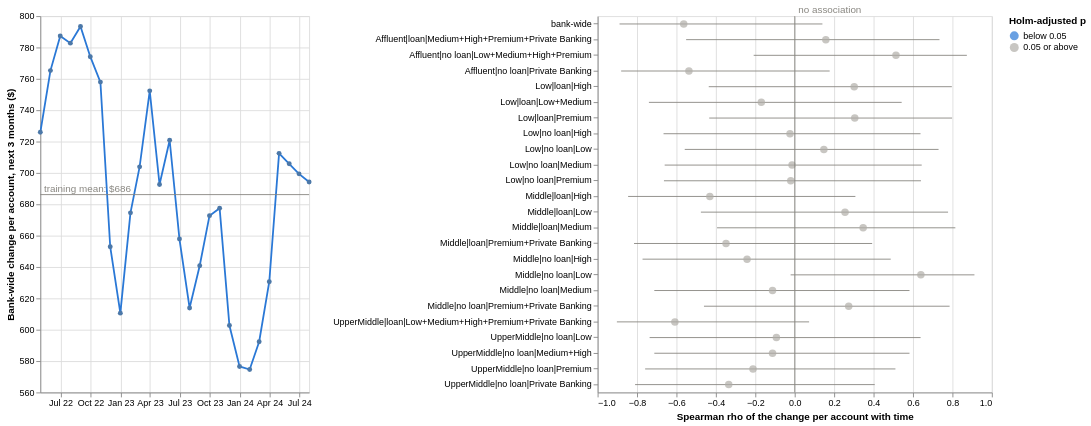

The code cell stored with this chart in its notebook:
### Code cell
# Left: the bank-wide change per account at each training cut-off against its training mean.
# Right: each segment's trend over the cut-offs, with the bank-wide trend first.
shown = bank.rename("per_account").reset_index()
y_title = f"Bank-wide change per account, next {HORIZON} months ($)"
line = (
    alt.Chart(shown)
    .mark_line(color="#2a78d6", strokeWidth=2, point=True)
    .encode(
        x=alt.X("cutoff_date:T", title=None, axis=alt.Axis(format="%b %y")),
        y=alt.Y("per_account:Q", title=y_title, scale=alt.Scale(zero=False)),
        tooltip=[
            alt.Tooltip("cutoff_date:T", format="%Y-%m"),
            alt.Tooltip("per_account:Q", format=".0f"),
        ],
    )
)
mean_line = pd.DataFrame({"y": [mean_rate], "label": [f"training mean: ${mean_rate:.0f}"]})
rule = alt.Chart(mean_line).mark_rule(color="#898781").encode(y="y:Q")
label = (
    alt.Chart(mean_line)
    .mark_text(align="left", dy=-6, color="#898781")
    .encode(y="y:Q", x=alt.value(4), text="label:N")
)
over_time = (line + rule + label).properties(width=300, height=420)
trends = interval_dots(stability, "Spearman rho of the change per account with time", 420)
alt.hconcat(over_time, trends)

### Figure 1 — Vega-Lite specification as saved in the notebook (floating-point values rounded to 4 significant figures)
{"config": {"view": {"continuousWidth": 300, "continuousHeight": 300}}, "hconcat": [{"layer": [{"data": {"name": "data-8cc907e0443f4924fe57723b309a47b6"}, "mark": {"type": "line", "color": "#2a78d6", "point": true, "strokeWidth": 2}, "encoding": {"tooltip": [{"field": "cutoff_date", "format": "%Y-%m", "type": "temporal"}, {"field": "per_account", "format": ".0f", "type": "quantitative"}], "x": {"axis": {"format": "%b %y"}, "field": "cutoff_date", "title": null, "type": "temporal"}, "y": {"field": "per_account", "scale": {"zero": false}, "title": "Bank-wide change per account, next 3 months ($)", "type": "quantitative"}}}, {"data": {"name": "data-cf07ae39c8fecc3be931f6ac3e3b2575"}, "mark": {"type": "rule", "color": "#898781"}, "encoding": {"y": {"field": "y", "type": "quantitative"}}}, {"data": {"name": "data-cf07ae39c8fecc3be931f6ac3e3b2575"}, "mark": {"type": "text", "align": "left", "color": "#898781", "dy": -6}, "encoding": {"text": {"field": "label", "type": "nominal"}, "x": {"value": 4}, "y": {"field": "y", "type": "quantitative"}}}], "height": 420, "width": 300}, {"layer": [{"mark": {"type": "rule", "color": "#898781"}, "encoding": {"x": {"field": "ci_low", "scale": {"domain": [-1, 1]}, "title": "Spearman rho of the change per account with time", "type": "quantitative"}, "x2": {"field": "ci_high"}, "y": {"axis": {"labelLimit": 320}, "field": "view", "sort": null, "title": null, "type": "nominal"}}}, {"mark": {"type": "point", "filled": true, "size": 70}, "encoding": {"color": {"field": "holm", "scale": {"domain": ["below 0.05", "0.05 or above"], "range": ["#2a78d6", "#b0aea8"]}, "title": "Holm-adjusted p", "type": "nominal"}, "tooltip": [{"field": "view", "type": "nominal"}, {"field": "rho", "format": ".3f", "type": "quantitative"}, {"field": "p_holm", "format": ".2g", "type": "quantitative"}], "x": {"field": "rho", "type": "quantitative"}, "y": {"axis": {"labelLimit": 320}, "field": "view", "sort": null, "title": null, "type": "nominal"}}}, {"layer": [{"mark": {"type": "rule", "color": "#898781"}, "encoding": {"x": {"field": "x", "type": "quantitative"}}}, {"mark": {"type": "text", "align": "left", "color": "#898781", "dx": 4, "dy": -6}, "encoding": {"text": {"field": "label", "type": "nominal"}, "x": {"field": "x", "type": "quantitative"}, "y": {"value": 0}}}], "data": {"name": "data-e2092391fccb650fc18736697036bfe0"}}], "data": {"name": "data-dbc2884aef383cacbeace1a63118620b"}, "height": 420, "width": 440}], "$schema": "https://vega.github.io/schema/vega-lite/v5.20.1.json", "datasets": {"data-8cc907e0443f4924fe57723b309a47b6": [{"cutoff_date": "2022-04-30T00:00:00", "per_account": 725.9}, {"cutoff_date": "2022-05-31T00:00:00", "per_account": 765.3}, {"cutoff_date": "2022-06-30T00:00:00", "per_account": 787.3}, {"cutoff_date": "2022-07-31T00:00:00", "per_account": 782.8}, {"cutoff_date": "2022-08-31T00:00:00", "per_account": 793.4}, {"cutoff_date": "2022-09-30T00:00:00", "per_account": 774.1}, {"cutoff_date": "2022-10-31T00:00:00", "per_account": 757.9}, {"cutoff_date": "2022-11-30T00:00:00", "per_account": 652.9}, {"cutoff_date": "2022-12-31T00:00:00", "per_account": 610.6}, {"cutoff_date": "2023-01-31T00:00:00", "per_account": 674.5}, {"cutoff_date": "2023-02-28T00:00:00", "per_account": 703.9}, {"cutoff_date": "2023-03-31T00:00:00", "per_account": 752.3}, {"cutoff_date": "2023-04-30T00:00:00", "per_account": 692.6}, {"cutoff_date": "2023-05-31T00:00:00", "per_account": 720.8}, {"cutoff_date": "2023-06-30T00:00:00", "per_account": 657.8}, {"cutoff_date": "2023-07-31T00:00:00", "per_account": 613.9}, {"cutoff_date": "2023-08-31T00:00:00", "per_account": 640.8}, {"cutoff_date": "2023-09-30T00:00:00", "per_account": 672.7}, {"cutoff_date": "2023-10-31T00:00:00", "per_account": 677.5}, {"cutoff_date": "2023-11-30T00:00:00", "per_account": 602.7}, {"cutoff_date": "2023-12-31T00:00:00", "per_account": 576.6}, {"cutoff_date": "2024-01-31T00:00:00", "per_account": 574.6}, {"cutoff_date": "2024-02-29T00:00:00", "per_account": 592.3}, {"cutoff_date": "2024-03-31T00:00:00", "per_account": 630.6}, {"cutoff_date": "2024-04-30T00:00:00", "per_account": 712.5}, {"cutoff_date": "2024-05-31T00:00:00", "per_account": 705.8}, {"cutoff_date": "2024-06-30T00:00:00", "per_account": 699.4}, {"cutoff_date": "2024-07-31T00:00:00", "per_account": 694.2}], "data-cf07ae39c8fecc3be931f6ac3e3b2575": [{"y": 686.2, "label": "training mean: $686"}], "data-dbc2884aef383cacbeace1a63118620b": [{"view": "bank-wide", "n": 28, "n_effective": 9.3, "rho": -0.5632, "ci_low": -0.8888, "ci_high": 0.1404, "p_value": 0.1055, "p_holm": 0.1055, "holm": "0.05 or above"}, {"view": "Affluent|loan|Medium+High+Premium+Private Banking", "n": 28, "n_effective": 9.3, "rho": 0.1576, "ci_low": -0.551, "ci_high": 0.7342, "p_value": 0.678, "p_holm": 1.0, "holm": "0.05 or above"}, {"view": "Affluent|no loan|Low+Medium+High+Premium", "n": 28, "n_effective": 9.3, "rho": 0.5134, "ci_low": -0.2084, "ci_high": 0.8731, "p_value": 0.1473, "p_holm": 1.0, "holm": "0.05 or above"}, {"view": "Affluent|no loan|Private Banking", "n": 28, "n_effective": 9.3, "rho": -0.5369, "ci_low": -0.8807, "ci_high": 0.1771, "p_value": 0.1265, "p_holm": 1.0, "holm": "0.05 or above"}, {"view": "Low|loan|High", "n": 28, "n_effective": 9.3, "rho": 0.3016, "ci_low": -0.4362, "ci_high": 0.7969, "p_value": 0.4188, "p_holm": 1.0, "holm": "0.05 or above"}, {"view": "Low|loan|Low+Medium", "n": 28, "n_effective": 9.3, "rho": -0.1697, "ci_low": -0.7399, "ci_high": 0.5424, "p_value": 0.6546, "p_holm": 1.0, "holm": "0.05 or above"}, {"view": "Low|loan|Premium", "n": 28, "n_effective": 9.3, "rho": 0.3043, "ci_low": -0.4338, "ci_high": 0.798, "p_value": 0.4144, "p_holm": 1.0, "holm": "0.05 or above"}, {"view": "Low|no loan|High", "n": 28, "n_effective": 9.3, "rho": -0.02408, "ci_low": -0.6657, "ci_high": 0.638, "p_value": 0.9497, "p_holm": 1.0, "holm": "0.05 or above"}, {"view": "Low|no loan|Low", "n": 28, "n_effective": 9.3, "rho": 0.1478, "ci_low": -0.558, "ci_high": 0.7295, "p_value": 0.6973, "p_holm": 1.0, "holm": "0.05 or above"}, {"view": "Low|no loan|Medium", "n": 28, "n_effective": 9.3, "rho": -0.01368, "ci_low": -0.6598, "ci_high": 0.6441, "p_value": 0.9714, "p_holm": 1.0, "holm": "0.05 or above"}, {"view": "Low|no loan|Premium", "n": 28, "n_effective": 9.3, "rho": -0.02025, "ci_low": -0.6635, "ci_high": 0.6402, "p_value": 0.9577, "p_holm": 1.0, "holm": "0.05 or above"}, {"view": "Middle|loan|High", "n": 28, "n_effective": 9.3, "rho": -0.4308, "ci_low": -0.8454, "ci_high": 0.3077, "p_value": 0.2354, "p_holm": 1.0, "holm": "0.05 or above"}, {"view": "Middle|loan|Low", "n": 28, "n_effective": 9.3, "rho": 0.2551, "ci_low": -0.4762, "ci_high": 0.7777, "p_value": 0.4971, "p_holm": 1.0, "holm": "0.05 or above"}, {"view": "Middle|loan|Medium", "n": 28, "n_effective": 9.3, "rho": 0.347, "ci_low": -0.3942, "ci_high": 0.8147, "p_value": 0.3483, "p_holm": 1.0, "holm": "0.05 or above"}, {"view": "Middle|loan|Premium+Private Banking", "n": 28, "n_effective": 9.3, "rho": -0.3487, "ci_low": -0.8153, "ci_high": 0.3926, "p_value": 0.3458, "p_holm": 1.0, "holm": "0.05 or above"}, {"view": "Middle|no loan|High", "n": 28, "n_effective": 9.3, "rho": -0.2419, "ci_low": -0.7722, "ci_high": 0.4869, "p_value": 0.5203, "p_holm": 1.0, "holm": "0.05 or above"}, {"view": "Middle|no loan|Low", "n": 28, "n_effective": 9.3, "rho": 0.6398, "ci_low": -0.02091, "ci_high": 0.9116, "p_value": 0.05711, "p_holm": 1.0, "holm": "0.05 or above"}, {"view": "Middle|no loan|Medium", "n": 28, "n_effective": 9.3, "rho": -0.1128, "ci_low": -0.7124, "ci_high": 0.5821, "p_value": 0.7672, "p_holm": 1.0, "holm": "0.05 or above"}, {"view": "Middle|no loan|Premium+Private Banking", "n": 28, "n_effective": 9.3, "rho": 0.2737, "ci_low": -0.4605, "ci_high": 0.7855, "p_value": 0.4651, "p_holm": 1.0, "holm": "0.05 or above"}, {"view": "UpperMiddle|loan|Low+Medium+High+Premium+Private Banking", "n": 28, "n_effective": 9.3, "rho": -0.6081, "ci_low": -0.9023, "ci_high": 0.07279, "p_value": 0.07491, "p_holm": 1.0, "holm": "0.05 or above"}, {"view": "UpperMiddle|no loan|Low", "n": 25, "n_effective": 8.3, "rho": -0.09308, "ci_low": -0.7362, "ci_high": 0.6383, "p_value": 0.8214, "p_holm": 1.0, "holm": "0.05 or above"}, {"view": "UpperMiddle|no loan|Medium+High", "n": 28, "n_effective": 9.3, "rho": -0.1128, "ci_low": -0.7124, "ci_high": 0.5821, "p_value": 0.7672, "p_holm": 1.0, "holm": "0.05 or above"}, {"view": "UpperMiddle|no loan|Premium", "n": 28, "n_effective": 9.3, "rho": -0.2118, "ci_low": -0.759, "ci_high": 0.5108, "p_value": 0.5749, "p_holm": 1.0, "holm": "0.05 or above"}, {"view": "UpperMiddle|no loan|Private Banking", "n": 28, "n_effective": 9.3, "rho": -0.335, "ci_low": -0.8101, "ci_high": 0.4057, "p_value": 0.3663, "p_holm": 1.0, "holm": "0.05 or above"}], "data-e2092391fccb650fc18736697036bfe0": [{"x": 0, "label": "no association"}]}}
